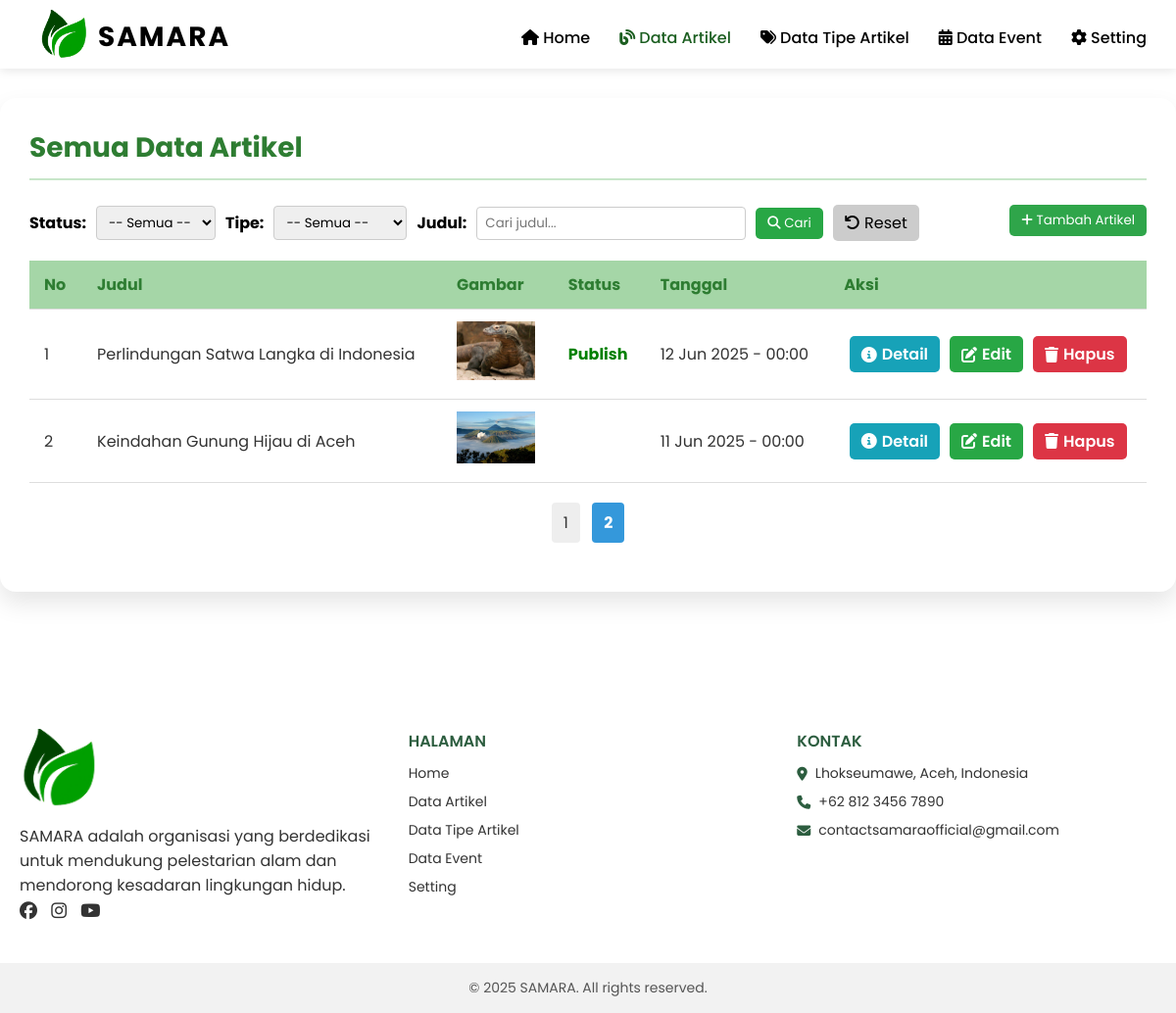
Screenshot of /admin/artikel.php?page=2 with the database file from the repository.
### tables this page shows
CREATE TABLE `artikel` (
    `id_artikel` varchar(5) NOT NULL,
    `judul` varchar(255) NOT NULL,
    `isi` text NOT NULL,
    `tanggal_publish` datetime DEFAULT current_timestamp(),
    `deskripsi_singkat` varchar(255) DEFAULT NULL,
    `status` enum('draft','publish') DEFAULT 'draft',
    `id_admin` varchar(5) DEFAULT NULL,
    `id_tipe` varchar(6) DEFAULT NULL,
    `gambar` varchar(50) NOT NULL
  );

### database/koneksi.php (called while the page is built, shortened)
<?php
$koneksi = mysqli_connect("localhost","root","","db_samara");
function query($query){
    global $koneksi;
    $result = mysqli_query($koneksi,$query);
    $rows =[];
    while($user = mysqli_fetch_assoc($result)){
        $rows[] = $user;
    }
    return $rows;
};
?>

### admin/artikel.php (the view, shortened to what this page needs)
<?php
require '../database/koneksi.php';
$limit = 5;
$page = isset($_GET['page']) && is_numeric($_GET['page']) ? (int) $_GET['page'] : 1;
$offset = ($page - 1) * $limit;
$whereClause = '';
$countResult = mysqli_query($koneksi, "SELECT COUNT(*) as total FROM artikel $whereClause");
$totalData = mysqli_fetch_assoc($countResult)['total'];
$totalPages = ceil($totalData / $limit);
$dataArtikel = query("SELECT * FROM artikel $whereClause ORDER BY tanggal_publish DESC LIMIT $limit OFFSET $offset");
?>
<!DOCTYPE html>
<html lang="en">
<head>
  <link rel="stylesheet" href="css/artikel.css?<?php echo time(); ?>">
</head>
<body>
     <div class="falling-leaves"></div>
<?php include 'header_navbar.php'; ?>
  <div class="artikel-container fade-down">
    <h1 class="artikel-heading">Semua Data Artikel</h1>
<div class="filter-container">
  <form method="GET" action="" id="filterForm" class="filter-form">
    <label for="filterStatus">Status:</label>
    <select name="status" id="filterStatus" onchange="document.getElementById('filterForm').submit()">
      <option value="">-- Semua --</option>
    </select>
    <label for="filterTipe">Tipe:</label>
    <select name="tipe" id="filterTipe" onchange="document.getElementById('filterForm').submit()">
      <option value="">-- Semua --</option>
    </select>
    <label for="keyword">Judul:</label>
    <input type="text" name="keyword" id="keyword" placeholder="Cari judul..." value="<?= isset($_GET['keyword']) ? htmlspecialchars($_GET['keyword']) : '' ?>">
    <button type="submit" class="btn-cari">
      <i class="fa fa-search"></i> Cari
    </button>
    <a href="?" class="btn-reset">
      <i class="fa fa-rotate-left"></i> Reset
    </a>
  </form>
  <button type="button" onclick="document.getElementById('modalTambah').style.display='block'" class="btn-tambah">
    <i class="fa fa-plus"></i> Tambah Artikel
  </button>
</div>
    <?php if (!empty($dataArtikel)) : ?>
      <div class="tabel-scroll-wrapper">
      <table class="artikel-table">
        <thead>
          <tr>
            <th>No</th>
            <th>Judul</th>
            <th>Gambar</th>
            <th>Status</th>
            <th>Tanggal</th>
            <th>Aksi</th>
          </tr>
        </thead>
        <tbody>
          <?php $no = 1; foreach ($dataArtikel as $artikel): ?>
            <tr>
              <td><?= $no++; ?></td>
              <td><?= htmlspecialchars($artikel['judul']); ?></td>
              <td>
                <?php if (!empty($artikel['gambar'])): ?>
                  <img src="<?= htmlspecialchars($artikel['gambar']); ?>" alt="Gambar Artikel" width="80">
                <?php else: ?>
                  Tidak ada
                <?php endif; ?>
              </td>
              <td>
                <span class="<?= $artikel['status'] === 'publish' ? 'status-publish' : 'status-draft'; ?>">
                  <?= ucfirst($artikel['status']); ?>
                </span>
              </td>
              <td><?= date('d M Y - H:i', strtotime($artikel['tanggal_publish'])); ?></td>
                <td class="artikel-actions">
                  <div class="action-buttons">
                    <a href="detail_artikel.php?id=<?= $artikel['id_artikel']; ?>" class="btn-detail">
                      <i class="fa-solid fa-circle-info"></i> Detail
                    </a>
                    <a href="edit_artikel.php?id=<?= $artikel['id_artikel']; ?>" class="btn-edit">
                      <i class="fa-solid fa-pen-to-square"></i> Edit
                    </a>
<a href="#" class="btn-delete" onclick="confirmDelete('<?= $artikel['id_artikel']; ?>')">
  <i class="fa-solid fa-trash"></i> Hapus
</a>
                  </div>
                </td>
            </tr>
          <?php endforeach; ?>
        </tbody>
      </table>
      <?php if ($totalPages > 1): ?>
  <div class="pagination">
    <?php for ($i = 1; $i <= $totalPages; $i++): ?>
      <a href="?<?= http_build_query(array_merge($_GET, ['page' => $i])) ?>" class="<?= ($i == $page) ? 'active' : '' ?>">
        <?= $i ?>
      </a>
    <?php endfor; ?>
  </div>
<?php endif; ?>
      </div>
    <?php else : ?>
      <p>Tidak ada artikel yang tersedia.</p>
    <?php endif; ?>
  </div>
<footer>
  <div class="footer-container">
    <div class="footer-section">
      <img src="img/icon-logo.png" alt="Logo SAMARA" class="footer-logo">
      <p>
        SAMARA adalah organisasi yang berdedikasi untuk mendukung pelestarian alam dan mendorong kesadaran lingkungan hidup.
      </p>
      <div class="social-links">
        <a href="#"><i class="fa-brands fa-facebook"></i></a>
        <a href="#"><i class="fa-brands fa-instagram"></i></a>
        <a href="#"><i class="fa-brands fa-youtube"></i></a>
      </div>
    </div>
    <div class="footer-section">
      <h4>HALAMAN</h4>
      <ul>
        <li><a href="index.php">Home</a></li>
        <li><a href="artikel.php">Data Artikel</a></li>
        <li><a href="tipeartikel.php">Data Tipe Artikel</a></li>
        <li><a href="event.php">Data Event</a></li>
        <li><a href="setting.php">Setting</a></li>
      </ul>
    </div>
    <div class="footer-section">
      <h4>KONTAK</h4>
      <ul>
        <li><i class="fa-solid fa-location-dot"></i> Lhokseumawe, Aceh, Indonesia</li>
        <li><i class="fa-solid fa-phone"></i> +62 812 3456 7890</li>
        <li><i class="fa-solid fa-envelope"></i> contactsamaraofficial@gmail.com</li>
      </ul>
    </div>
  </div>
  <div class="footer-bottom">
    <p>&copy; 2025 SAMARA. All rights reserved.</p>
  </div>
</footer>
</body>
</html>

### admin/css/artikel.css (style rules this page uses)
* { margin: 0; padding: 0; box-sizing: border-box; font-family: 'Poppins', sans-serif; }
.artikel-container { max-width: 1200px; margin: 100px auto; background: #ffffff; padding: 30px; border-radius: 16px; box-shadow: 0 12px 24px rgba(0, 0, 0, 0.1); }
.artikel-heading { color: #2e7d32; margin-bottom: 25px; font-size: 28px; border-bottom: 2px solid #c8e6c9; padding-bottom: 10px; }
.artikel-table { width: 100%; border-collapse: collapse; }
.artikel-table th, .artikel-table td { padding: 12px 15px; text-align: left; border-bottom: 1px solid #ddd; }
.artikel-table th { background-color: #a5d6a7; color: #2e7d32; }
.artikel-table td { color: #333; }
.artikel-actions .action-buttons { display: flex; gap: 10px; justify-content: center; align-items: center; }
.btn-edit, .btn-delete { padding: 6px 12px; border-radius: 5px; font-weight: 600; color: #fff; text-decoration: none; display: inline-flex; align-items: center; gap: 5px; }
.btn-edit { background-color: #28a745; }
.btn-delete { background-color: #dc3545; }
.status-publish { color: green; font-weight: bold; }
.tabel-scroll-wrapper { width: 100%; overflow-x: auto; }
.artikel-table { min-width: 800px; }
.btn-detail { background-color: #17a2b8; color: #fff; padding: 6px 12px; border-radius: 5px; font-weight: 600; text-decoration: none; display: inline-flex; align-items: center; gap: 5px; }
.btn-tambah { background-color: #4CAF50; color: white; padding: 10px 16px; border: none; border-radius: 6px; cursor: pointer; }
.filter-container { display: flex; justify-content: space-between; align-items: flex-start; flex-wrap: wrap; gap: 10px; margin-bottom: 20px; }
.filter-form { display: flex; align-items: center; flex-wrap: wrap; gap: 10px; flex: 1; }
.filter-form label { font-weight: bold; }
.filter-form select, .filter-form input[type="text"] { padding: 6px 8px; border: 1px solid #ccc; border-radius: 4px; }
.btn-cari, .btn-reset, .btn-tambah { padding: 6px 12px; border: none; border-radius: 5px; cursor: pointer; }
.btn-cari { background-color: #28a745; color: #fff; }
.btn-reset { background-color: #ccc; color: #000; text-decoration: none; }
.btn-tambah { background-color: #2fa54a; color: #fff; margin-left: auto; white-space: nowrap; }
.pagination { text-align: center; margin: 20px 0; }
.pagination a { display: inline-block; padding: 8px 12px; margin: 0 4px; background-color: #eee; color: #333; text-decoration: none; border-radius: 4px; }
.pagination a.active { background-color: #3498db; color: #fff; font-weight: bold; }
.falling-leaves { position: fixed; top: 0; left: 0; width: 100%; height: 100%; pointer-events: none; overflow: hidden; z-index: 0; }
.fade-down { opacity: 0; transform: translateY(-20px); animation: fadeDown 0.8s forwards; animation-delay: 0.2s; }
footer { font-family: 'Poppins', sans-serif; color: #333; }
.footer-container { background-color: #ffffff; max-width: 1200px; margin: auto; padding: 40px 20px; display: flex; flex-wrap: wrap; justify-content: space-between; gap: 30px; }
.footer-section { flex: 1 1 200px; }
.footer-logo { width: 80px; height: auto; margin-bottom: 10px; }
.footer-section h4 { font-size: 16px; font-weight: 600; margin-bottom: 10px; color: #2c5d3f; }
.footer-section ul { list-style: none; padding: 0; margin: 0; }
.footer-section ul li { margin-bottom: 8px; font-size: 14px; display: flex; align-items: center; }
.footer-section ul li a { text-decoration: none; color: #333; transition: color 0.3s; }
.footer-section ul li i { margin-right: 8px; color: #2c5d3f; }
.social-links a { display: inline-block; margin-right: 10px; color: #333; font-size: 18px; transition: color 0.3s; }
.footer-bottom { background-color: #f2f2f2; text-align: center; padding: 15px 20px; font-size: 14px; color: #555; }

### rows the page displays
artikel: judul "Perlindungan Satwa Langka di Indonesia", gambar (picture), status "Publish", tanggal_publish "12 Jun 2025 - 00:00"
artikel: judul "Keindahan Gunung Hijau di Aceh", gambar (picture), tanggal_publish "11 Jun 2025 - 00:00"
